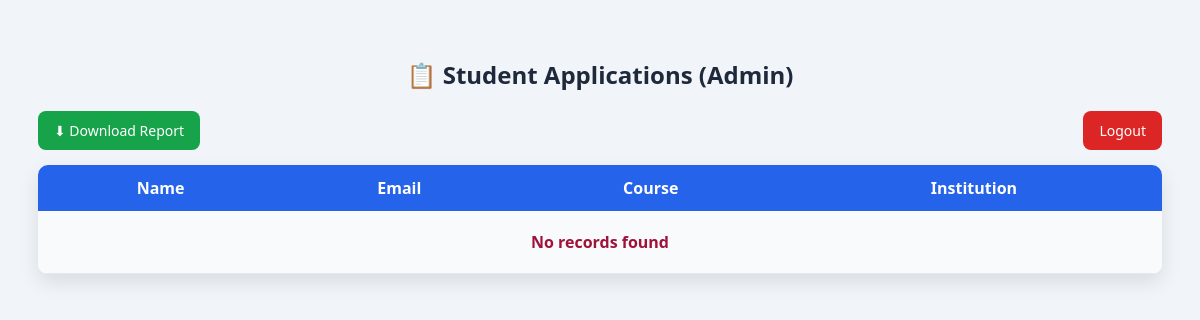
The page /admin-students/ (signed in) on the database as committed earlier.
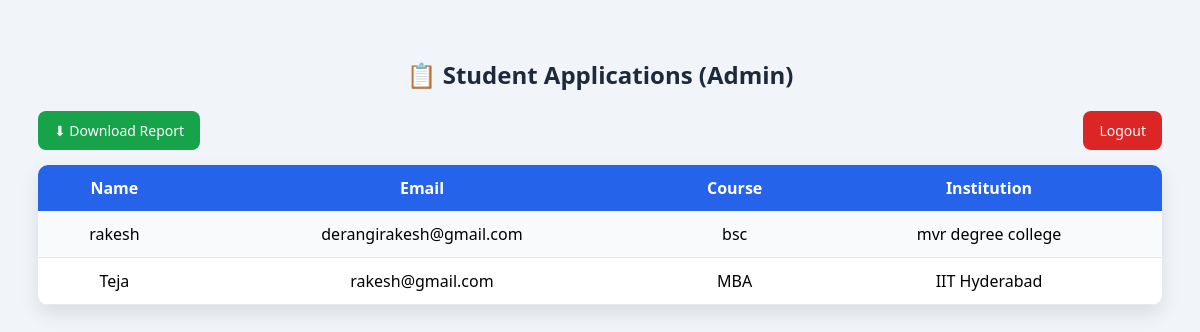
The same page on the database as committed later.
### app/models.py (models this page shows, shortened)
class StudentApplication(models.Model):
    student_name = models.CharField(max_length=100)
    email = models.EmailField()
    institution = models.ForeignKey(Institution, on_delete=models.CASCADE)
    course = models.CharField(max_length=100)

class Institution(models.Model):
    name = models.CharField(max_length=200)
    rating = models.FloatField(default=0)
    accreditation = models.IntegerField(default=0)
    website_valid = models.IntegerField(default=0)
    reviews_count = models.IntegerField(default=0)
    placement_score = models.IntegerField(default=0)
    website = models.URLField(blank=True)
    image_url = models.URLField(blank=True)

### app/views.py (the view)
# urls.py: path("admin-students/", views.admin_students, name="admin_students"),
@login_required
def admin_students(request):
    students = StudentApplication.objects.all()
    return render(request, "admin_students.html", {"students": students})
    students = StudentApplication.objects.all()
    return render(request, "admin_students.html", {"students": students})

### app/templates/admin_students.html (shortened to what this page needs)
<!DOCTYPE html>
<html>
<head>
</head>
<body>
<h2>📋 Student Applications (Admin)</h2>
<div class="top-bar">
    <a href="{% url 'download_report' %}" class="btn download">⬇ Download Report</a>
    <a href="{% url 'admin_logout' %}" class="btn logout">Logout</a>
</div>
<table>
<tr>
    <th>Name</th>
    <th>Email</th>
    <th>Course</th>
    <th>Institution</th>
</tr>
{% for s in students %}
<tr>
    <td>{{ s.student_name }}</td>
    <td>{{ s.email }}</td>
    <td>{{ s.course }}</td>
    <td>{{ s.institution.name }}</td>
</tr>
{% empty %}
<tr>
    <td colspan="4" class="empty">No records found</td>
</tr>
{% endfor %}
</table>
</body>
</html>

Rows that differ between the two databases and show on the page:
added StudentApplication: student_name "rakesh", email "derangirakesh@gmail.com", course "bsc", institution.name "mvr degree college"
added StudentApplication: student_name "Teja", email "rakesh@gmail.com", course "MBA", institution.name "IIT Hyderabad"
Other text that changed with them:
text no longer shown: "No records found"
